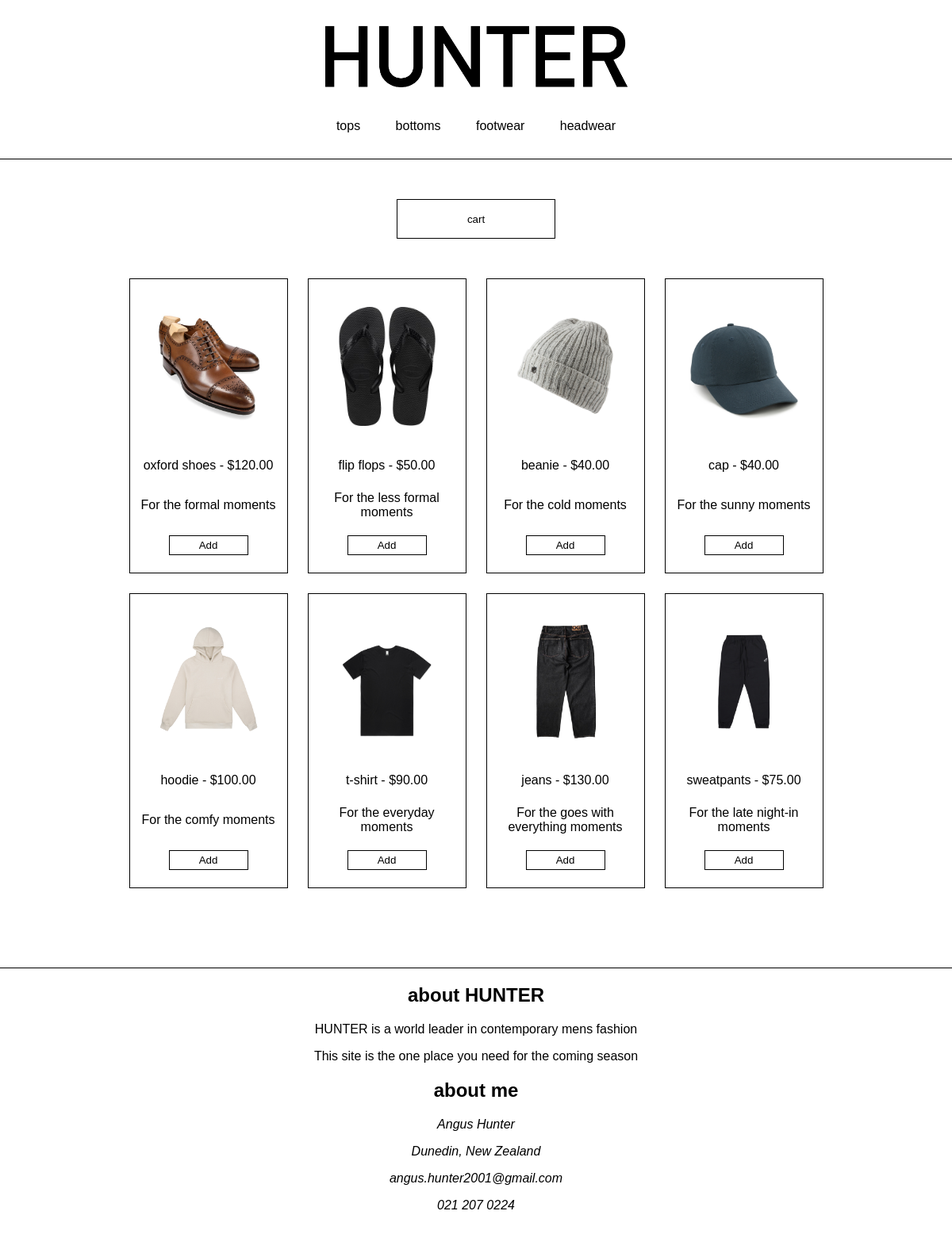
The app's page /user/index.php with its own data.
### tables this page shows
CREATE TABLE products(
    product_id int(10) NOT NULL AUTO_INCREMENT,
    product_category varchar(50) NOT NULL,
    product_name varchar(50) NOT NULL,
    product_desc varchar(50) NOT NULL,
    product_price decimal(5, 2) NOT NULL,
    product_quantity int(10) NOT NULL,
    product_imagepath varchar(50) NOT NULL,
    PRIMARY KEY(product_id)
);

### www/user/index.php (the view, shortened to what this page needs)
<!DOCTYPE HTML PUBLIC "-//IETF//DTD HTML//EN">
<html lang="en">
    <head>
        <link rel="stylesheet" href="css/style.css"/>
    </head>
    <body>
        <header>
            <a href="index.php">
                <img src="images/logo.png" id="hunter">
            </a>
            <nav>
                <ul>
                    <li><a href="tops.php">tops</a></li>
                    <li><a href="bottoms.php">bottoms</a></li>
                    <li><a href="footwear.php">footwear</a></li>
                    <li><a href="headwear.php">headwear</a></li>
                </ul>
            </nav>
        </header>
        <main>
            <button id="cartButton">cart</button>
            <div class="wrapper">
                <?php
                    $db_host   = '192.168.2.13';
                    $db_name   = 'fvision';
                    $db_user   = 'webuser';
                    $db_passwd = 'insecure_db_pw';
                    $pdo_dsn = "mysql:host=$db_host;dbname=$db_name";
                    $pdo = new PDO($pdo_dsn, $db_user, $db_passwd);
                    $q = $pdo->query("SELECT * FROM products");
                    while($row = $q->fetch()){
                        echo "<div class='box'>";
                        echo "<a><img src='".$row["product_imagepath"]."' id='productImage'></a>";
                        echo "<p>".$row["product_name"]." - $".$row["product_price"]."</p>";
                        echo "<p>".$row["product_desc"]."</p>";
                        echo "<button id='addToCart'>Add</button>";
                        echo "</div>\n";
                    }
                ?>
            </div>
            <footer>
                <h2>about HUNTER</h2>
                <p>HUNTER is a world leader in contemporary mens fashion</p>
                <p>This site is the one place you need for the coming season</p>
                <h2>about me</h2>
                <address>
                    <p>Angus Hunter</p>
                    <p>Dunedin, New Zealand</p>
                    <p>angus.hunter2001@gmail.com</p>
                    <p>021 207 0224</p>
                </address>
            </footer>
        </main>
    </body>
</html>

### www/user/css/style.css (style rules this page uses)
body { font-family: sans-serif; margin: 0px; }
main { text-align: center; margin-top: 50px; }
footer { margin-top: 100px; margin-bottom: 50px; border-top-color: black; border-top-width: 1px; border-top-style: solid; }
#cartButton { width: 200px; height: 50px; margin-bottom: 50px; background-color: white; border-color: black; border-width: 1px; border-style: solid; }
#addToCart { width: 100px; height: 25px; color: rgb(0, 0, 0); background-color: white; margin-bottom: 0px; margin-left: auto; margin-right: auto; border-color: black; border-width: 1px; border-style: solid; }
header { text-align: center; height: 200px; margin-top: 0px; border-bottom-color: black; border-bottom-width: 1px; border-bottom-style: solid; }
#hunter { height: 150px; z-index: 10; }
nav ul { text-decoration: none; list-style-type: none; margin: 0; padding: 0; }
nav ul li { display: inline; padding: 20px; }
a { color: black; }
a:link { text-decoration: none; }
.wrapper { display: grid; grid-template-columns: 200px 200px 200px 200px; grid-gap: 25px; background-color: #fff; color: #444; align-items: center; justify-content: center; }
.box { background-color: rgb(255, 255, 255); color: rgb(0, 0, 0); height: 350px; align-items: center; display: grid; grid-template-rows: 200px 50px 50px 50px; border-color: black; border-width: 1px; border-style: solid; padding: 10px; }
#productImage { width: 150px; }

### records on screen
products: product_imagepath (picture), product_name "oxford shoes", product_price "120.00", product_desc "For the formal moments"
products: product_imagepath (picture), product_name "flip flops", product_price "50.00", product_desc "For the less formal moments"
products: product_imagepath (picture), product_name "beanie", product_price "40.00", product_desc "For the cold moments"
products: product_imagepath (picture), product_name "cap", product_price "40.00", product_desc "For the sunny moments"
products: product_imagepath (picture), product_name "hoodie", product_price "100.00", product_desc "For the comfy moments"
products: product_imagepath (picture), product_name "t-shirt", product_price "90.00", product_desc "For the everyday moments"
products: product_imagepath (picture), product_name "jeans", product_price "130.00", product_desc "For the goes with everything moments"
products: product_imagepath (picture), product_name "sweatpants", product_price "75.00", product_desc "For the late night-in moments"
